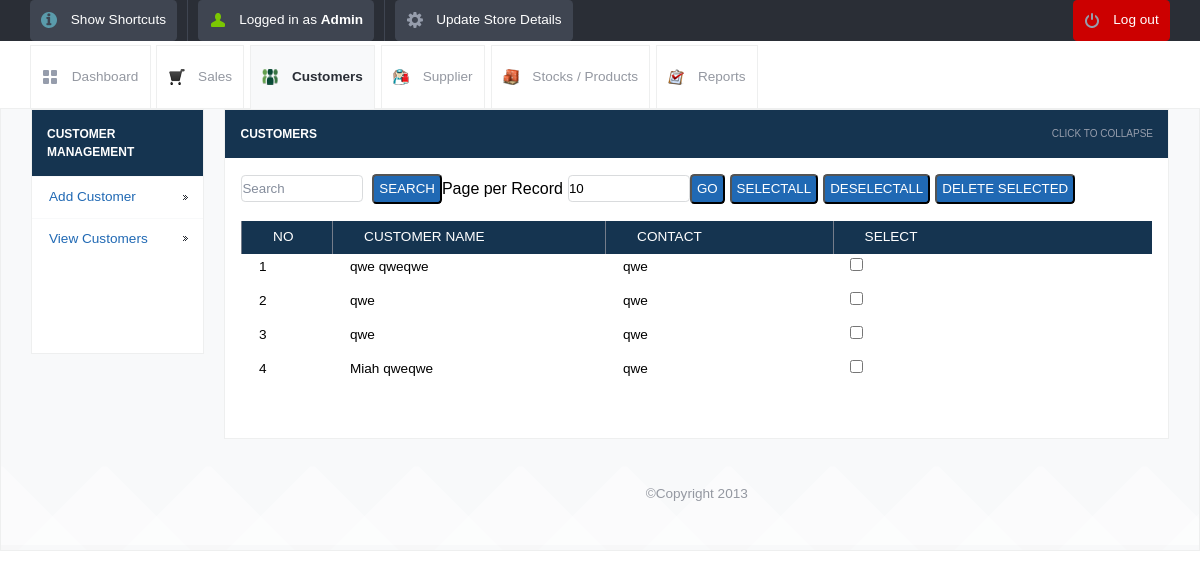
/view_customers.php (signed in), run on the app's committed database.
### tables this page shows
CREATE TABLE `customer_details` (
  `id` int(10) UNSIGNED NOT NULL,
  `customer_name` varchar(200) NOT NULL,
  `customer_address` varchar(500) NOT NULL,
  `customer_contact1` varchar(100) NOT NULL
);

### view_customers.php (the view, shortened to what this page needs)
<?php
include_once("init.php");
?>
<!DOCTYPE html>
<html lang="en">
<head>
	<link rel="stylesheet" href="css/style.css">
	<?php include_once("tpl/common_js.php"); ?>
	<link rel="stylesheet" href="dist/js/jquery.alerts.css">
</head>
<body>
	<?php include_once("tpl/top_bar.php"); ?>
	<div id="header-with-tabs">
		<div class="page-full-width cf">
			<ul id="tabs" class="fl">
				<li><a href="dashboard.php" class="dashboard-tab">Dashboard</a></li>
				<li><a href="view_sales.php" class=" sales-tab">Sales</a></li>
				<li><a href="view_customers.php" class="active-tab customers-tab">Customers</a></li>
				<li><a href="view_supplier.php" class="  supplier-tab">Supplier</a></li>
				<li><a href="view_product.php" class="stock-tab">Stocks / Products</a></li>
				<li><a href="view_report.php" class="report-tab">Reports</a></li>
			</ul>
		</div>
	</div>
	<div id="content">
		<div class="page-full-width cf">
			<div class="side-menu fl">
				<h3>Customer Management</h3>
				<ul>
					<li><a href="add_customer.php">Add Customer</a></li>
					<li><a href="view_customers.php">View Customers</a></li>
				</ul>
				<div style="background: #ffffff">
					<ins class="adsbygoogle" style="display:inline-block;width:120px;height:90px" data-ad-client="ca-pub-5212135413309920" data-ad-slot="3677012951"></ins>
				</div>
			</div>
			<div class="side-content fr">
				<div class="content-module">
					<div class="content-module-heading cf">
						<h3 class="fl">Customers</h3>
						<span class="fr expand-collapse-text">Click to collapse</span>
					</div>
					<div class="content-module-main cf">
						<table>
							<form action="" method="post" name="search">
								<input name="searchtxt" type="text" class="round my_text_box" placeholder="Search">
								&nbsp;&nbsp;<input name="Search" type="submit" class="my_button round blue   text-upper" value="Search">
							</form>
							<form action="" method="get" name="limit_go">
								Page per Record<input name="limit" type="text" class="round my_text_box" id="search_limit" style="margin-left:5px;" value="<?php if (isset($_GET['limit'])) echo $_GET['limit'];
																																							else echo "10"; ?>" size="3" maxlength="3">
								<input name="go" type="button" value="Go" class=" round blue my_button  text-upper" onclick="return confirmLimitSubmit()">
							</form>
							<form name="deletefiles" action="delete.php" method="post">
								<input type="button" name="selectall" value="SelectAll" class="my_button round blue   text-upper" onClick="checkAll()" style="margin-left:5px;" />
								<input type="button" name="unselectall" value="DeSelectAll" class="my_button round blue   text-upper" onClick="uncheckAll()" style="margin-left:5px;" />
								<input name="dsubmit" type="button" value="Delete Selected" class="my_button round blue   text-upper" style="margin-left:5px;" onclick="return confirmDeleteSubmit()" />
								<table>
									<?php
									$limit = 10;
									$page = isset($_GET['page']) && is_numeric($_GET['page']) ? $_GET['page'] : 1;
									if ($page)
										$start = ($page - 1) * $limit;
									else
										$start = 0;
									$sql = "SELECT * FROM customer_details LIMIT $start, $limit ";
									$result = mysqli_query($conn, $sql);
									?>
									<tr>
										<th width="10%">No</th>
										<th width="30%">Customer Name</th>
										<th width="25%">Contact</th>
										<th>Select</th>
									</tr>
									<?php $i = 1;
									$no = $page - 1;
									$no = $no * $limit;
									while ($row = mysqli_fetch_array($result)) {
									?>
										<tr>
											<td><?php echo $no + $i; ?></td>
											<td><?php echo isset($row['customer_name']) ? $row['customer_name'] : 'NA'; ?></td>
											<td><?php echo isset($row['customer_contact1']) ? $row['customer_contact1'] : 'NA'; ?></td>
											<td><input type="checkbox" value="<?php echo $row['id']; ?>" name="checklist[]" id="check_box" /></td>
										</tr>
									<?php $i++;
									} ?>
									<tr>
										<td align="center">
										</td>
									</tr>
								</table>
							</form>
					</div>
				</div>
				<div id="footer">
					<p> &copy;Copyright 2013</p>
				</div>
</body>
</html>

### css/style.css (style rules this page uses)
*, html, body, div, dl, dt, dd, ul, ol, li, h1, h2, h3, h4, h5, h6, pre, form, label, fieldset, input, p, blockquote, th, td { margin: 0; padding: 0; }
table { border-collapse: collapse; border-spacing: 0; }
address, caption, cite, code, dfn, em, strong, th, var { font-style: normal; font-weight: normal; }
caption, th { text-align: left; }
h1, h2, h3, h4, h5, h6 { font-weight: normal; }
a { text-decoration: none; }
body { font-size: 1em; }
.cf:before, .cf:after { content: ""; display: table; }
.cf:after { clear:both; }
.cf { zoom: 1; }
.round { border-radius: 0.3125em; -moz-border-radius: 0.3125em; -webkit-border-radius: 0.3125em; }
p { margin-bottom: 1.25em; color: #9498a1; }
.fl { float: left; }
.fr { float: right; }
h1, h2, h3, h4, h5, h6 { margin-bottom: 0.625em; }
body, form { font-family: "Droid Sans", Helvetica, Arial, sans-serif; line-height: 1.125em; }
p, .button, form input, ul#nav li ul, ul#tabs, div.side-menu ul li a, table, .information-box, .confirmation-box, .error-box, .error-message, .warning-box, ol, .regular-ul, .custom-ul, blockquote, cite { font-size: 0.85em; }
div.content-module-heading span { font-size: 0.625em; }
h3 { font-size: 0.75em; }
a { color: #2069b4; }
.blue { background-color: #2069b4; color: white; }
.my_text_box { border: 1px solid #D9DBDD; width:120px; height:25px; }
.my_button { height:30px; padding: 0px 5px 0px 5px; }
.page-full-width { padding: 0 1.875em; }
.text-upper { text-transform: uppercase; }
div#header-with-tabs { padding:0.25em 0 0; }
ul#tabs { list-style-type: none; }
ul#tabs li { float: left; }
ul#tabs li a { border: 1px solid #eeefef; border-bottom: none; padding: 1.666em 0.833em; margin: 0 0.416em -1px 0; display: block; color: #9498a1; }
ul#tabs li a.dashboard-tab { background: transparent url('../images/tab-dashboard.png') no-repeat 0.833em center ; padding-left: 3em; }
ul#tabs li a.sales-tab { background: transparent url('../images/sales-icon.png') no-repeat 0.833em center ; padding-left: 3em; }
ul#tabs li a.customers-tab { background: transparent url('../images/customer-icon.png') no-repeat 0.833em center ; padding-left: 3em; }
ul#tabs li a.supplier-tab { background: transparent url('../images/supplier-icon.png') no-repeat 0.833em center ; padding-left: 3em; }
ul#tabs li a.stock-tab { background: transparent url('../images/stock-icon.png') no-repeat 0.833em center ; padding-left: 3em; }
ul#tabs li a.report-tab { background: transparent url('../images/report-icon.png') no-repeat 0.833em center ; padding-left: 3em; }
ul#tabs li a.active-tab, ul#tabs li a.active-tab:hover { background-color: #f8f9fa; font-weight: bold; color: #2a2e36; }
table { width: 100%; margin-bottom: 1.25em; }
table th { background-color: #153450; color: white; text-transform: uppercase; padding: 0.55em .7em 0.55em 2.25em; border-left: 1px solid #747c8a; }
table tbody td { padding: 0.33em 0 0.833em 1.25em; }
div#content { background: #f8f9fa url('../images/artwork-pattern.png') repeat-x left bottom; border: 1px solid #eeefef; padding: 0em ; }
div.side-menu { background: #153450; border: 1px solid #eeefef; width: 15%; margin-bottom: 1em; }
div.side-menu h3 { text-transform: uppercase; font-weight: bold; margin: 1.25em; color: white; }
div.side-menu ul { list-style-type: none; }
div.side-menu ul li a { padding: 0.833em 1.25em; border-top: 1px solid #f8f9fa; display: block; background: white url('../images/menu-dark-indicator.png') no-repeat right center; }
div.side-content { width: 83%; }
div.content-module { background: white; margin-bottom: 1em; border: 1px solid #eeefef; }
div.content-module-heading { background: #153450; cursor: pointer; }
div.content-module-heading h3 { text-transform: uppercase; color: white; font-weight: bold; margin: 1.25em; }
div.content-module-heading span { color: #969dac; text-transform: uppercase; margin: 1.5em; }
div.content-module-main { padding: 1em; }
div#footer { text-align: center; padding: 1.875em 0; }

### data on the page
customer_details: i "1", customer_name "qwe qweqwe", customer_contact1 "qwe"
customer_details: i "2", customer_name "qwe", customer_contact1 "qwe"
customer_details: i "3", customer_name "qwe", customer_contact1 "qwe"
customer_details: i "4", customer_name "Miah qweqwe", customer_contact1 "qwe"
